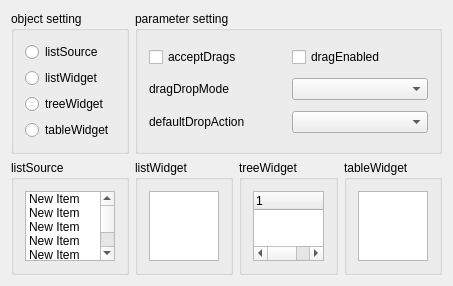
<?xml version="1.0" encoding="UTF-8"?>
<ui version="4.0">
 <class>DragWidget</class>
 <widget class="QWidget" name="DragWidget">
  <property name="geometry">
   <rect>
    <x>0</x>
    <y>0</y>
    <width>453</width>
    <height>282</height>
   </rect>
  </property>
  <property name="windowTitle">
   <string>DragWidget</string>
  </property>
  <layout class="QGridLayout" name="gridLayout_2">
   <item row="0" column="0">
    <widget class="QGroupBox" name="gbObjectsetting">
     <property name="title">
      <string>object setting</string>
     </property>
     <layout class="QVBoxLayout" name="verticalLayout">
      <item>
       <widget class="QRadioButton" name="rbtListSource">
        <property name="text">
         <string>listSource</string>
        </property>
       </widget>
      </item>
      <item>
       <widget class="QRadioButton" name="rbtListWidget">
        <property name="text">
         <string>listWidget</string>
        </property>
       </widget>
      </item>
      <item>
       <widget class="QRadioButton" name="rbtTreeWidget">
        <property name="text">
         <string>treeWidget</string>
        </property>
       </widget>
      </item>
      <item>
       <widget class="QRadioButton" name="rbtTableWidget">
        <property name="text">
         <string>tableWidget</string>
        </property>
       </widget>
      </item>
     </layout>
    </widget>
   </item>
   <item row="0" column="1" colspan="3">
    <widget class="QGroupBox" name="gbParametersetting">
     <property name="title">
      <string>parameter setting</string>
     </property>
     <layout class="QGridLayout" name="gridLayout">
      <item row="0" column="0">
       <widget class="QCheckBox" name="checkBox_1">
        <property name="text">
         <string>acceptDrags</string>
        </property>
       </widget>
      </item>
      <item row="0" column="1">
       <widget class="QCheckBox" name="checkBox_2">
        <property name="text">
         <string>dragEnabled</string>
        </property>
       </widget>
      </item>
      <item row="1" column="0">
       <widget class="QLabel" name="label_1">
        <property name="text">
         <string>dragDropMode</string>
        </property>
       </widget>
      </item>
      <item row="1" column="1">
       <widget class="QComboBox" name="comboBox_1"/>
      </item>
      <item row="2" column="0">
       <widget class="QLabel" name="label_2">
        <property name="text">
         <string>defaultDropAction</string>
        </property>
       </widget>
      </item>
      <item row="2" column="1">
       <widget class="QComboBox" name="comboBox_2"/>
      </item>
     </layout>
    </widget>
   </item>
   <item row="1" column="0">
    <widget class="QGroupBox" name="gbListSource">
     <property name="title">
      <string>listSource</string>
     </property>
     <layout class="QHBoxLayout" name="horizontalLayout">
      <item>
       <widget class="QListWidget" name="listSource">
        <item>
         <property name="text">
          <string>New Item</string>
         </property>
        </item>
        <item>
         <property name="text">
          <string>New Item</string>
         </property>
        </item>
        <item>
         <property name="text">
          <string>New Item</string>
         </property>
        </item>
        <item>
         <property name="text">
          <string>New Item</string>
         </property>
        </item>
        <item>
         <property name="text">
          <string>New Item</string>
         </property>
        </item>
        <item>
         <property name="text">
          <string>New Item</string>
         </property>
        </item>
        <item>
         <property name="text">
          <string>New Item</string>
         </property>
        </item>
        <item>
         <property name="text">
          <string>New Item</string>
         </property>
        </item>
       </widget>
      </item>
     </layout>
    </widget>
   </item>
   <item row="1" column="1">
    <widget class="QGroupBox" name="gbListWidget">
     <property name="title">
      <string>listWidget</string>
     </property>
     <layout class="QVBoxLayout" name="verticalLayout_2">
      <item>
       <widget class="QListWidget" name="listWidget"/>
      </item>
     </layout>
    </widget>
   </item>
   <item row="1" column="2">
    <widget class="QGroupBox" name="gbTreeWidget">
     <property name="title">
      <string>treeWidget</string>
     </property>
     <layout class="QHBoxLayout" name="horizontalLayout_2">
      <item>
       <widget class="QTreeWidget" name="treeWidget">
        <column>
         <property name="text">
          <string notr="true">1</string>
         </property>
        </column>
       </widget>
      </item>
     </layout>
    </widget>
   </item>
   <item row="1" column="3">
    <widget class="QGroupBox" name="gbTableWidget">
     <property name="title">
      <string>tableWidget</string>
     </property>
     <layout class="QVBoxLayout" name="verticalLayout_3">
      <item>
       <widget class="QTableWidget" name="tableWidget"/>
      </item>
     </layout>
    </widget>
   </item>
  </layout>
  <action name="actiona">
   <property name="text">
    <string>a</string>
   </property>
  </action>
  <action name="actionb">
   <property name="text">
    <string>b</string>
   </property>
  </action>
  <action name="actionc">
   <property name="text">
    <string>c</string>
   </property>
  </action>
 </widget>
 <layoutdefault spacing="6" margin="11"/>
 <resources/>
 <connections/>
</ui>
